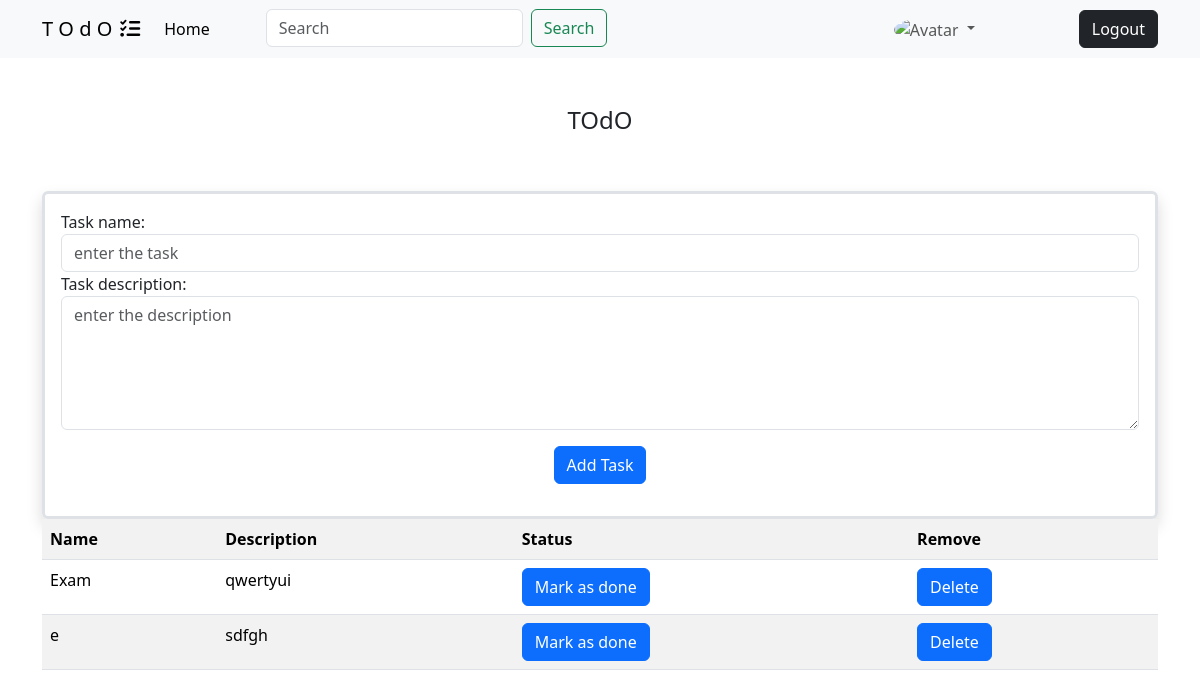
/ (signed in), run on the app's committed database.
### work/models.py (models this page shows)
class Taskmodel(models.Model):
    task_name=models.CharField(max_length=50)
    task_description=models.TextField(null=False)
    created_date=models.DateField(auto_now_add=True)
    user=models.ForeignKey(User,on_delete=models.CASCADE,null=True)
    completed=models.BooleanField(default=False)

### work/views.py (the view, shortened to what this page needs)
# urls.py: path('',Add_task.as_view(),name="addtask"),
@method_decorator(signin_required,name="dispatch")
class Add_task(View):
    def get(self,request,**kwargs):
        form=TaskForm()
        data=Taskmodel.objects.filter(user=request.user).order_by('completed')
        return render(request,"index.html",{'form':form,'data':data})

### work/forms.py
class TaskForm(forms.ModelForm):
    class Meta:
        model=Taskmodel
        fields=['task_name','task_description']
        widgets={
            'task_name':forms.TextInput(attrs={'class':'form-control','placeholder':'enter the task'}),
            'task_description':forms.Textarea(attrs={'class':'form-control','column':20,'rows':5,'placeholder':'enter the description'})
        }

### work/views.py (called while the page is built)
def signin_required(fn):
    def wrapper(request,**kwargs):
        if not request.user.is_authenticated:
            return redirect("login")
        else:
            return fn(request,**kwargs)
    return wrapper

### work/templates/index.html (shortened to what this page needs)
<!DOCTYPE html>
<html lang="en">
<head>
    <link href="https://cdn.jsdelivr.net/npm/bootstrap@5.3.3/dist/css/bootstrap.min.css" rel="stylesheet"
>
    <link rel="stylesheet" href="https://cdnjs.cloudflare.com/ajax/libs/font-awesome/6.5.2/css/all.min.css"
 />
</head>
<body>
    <nav class="navbar navbar-expand-lg bg-body-tertiary">
        <div class="container">
            <a class="navbar-brand" href="#">T O d O<i class="fa-solid fa-list-check ms-2"></i></a>
            <div class="collapse navbar-collapse" id="navbarSupportedContent">
                <ul class="navbar-nav me-auto mb-2 mb-lg-0">
                    <li class="nav-item">
                        <a class="nav-link active" aria-current="page" href="#">Home</a>
                    </li>
                    <li class="nav-item ms-5">
                        <form class="d-flex" role="search" method="post">
                            <input class="form-control me-2" type="search" placeholder="Search" aria-label="Search">
                            <button class="btn btn-outline-success" type="submit">Search</button>
                        </form>
                    </li>
                </ul>
                <ul class="navbar-nav me-5">
                    <li class="nav-item dropdown me-5 mx-5">
                        <a class="nav-link dropdown-toggle" href="#" role="button" data-bs-toggle="dropdown"
                            aria-expanded="false">
                            <img src="" alt="Avatar" class="avatar">
                        </a>
                    </li>
                </ul>
                <ul class="navbar-nav">
                    <a href="#" class="btn btn-dark">Logout</a>
                </ul>
            </div>
        </div>
    </nav>
    <div class="container">
        <h4 class="text-center mt-5">TOdO</h4>
        <br>
        <br>
        <div class="border border-3 border rounded shadow">
            <form action="" method="post" class="my-3 mx-3">
                {{form}}
                <div class="text-center">
                    <button type="submit" class="btn btn-primary my-3">Add Task</button>
                </div>
            </form>
        </div>
        <div>
            <table class="table table-striped">
                <tr>
                    <th>Name</th>
                    <th>Description</th>
                    <th>Status</th>
                    <th>Remove</th>
                </tr>
                {%for i in data%}
                <tr>
                    <td>{{i.task_name}}</td>
                    <td>{{i.task_description}}</td>
                    {% if i.completed == True%}
                    <td><i class="fa-solid fa-check fa-bounce"></i></td>
                    {% else %}
                    <td><a href="{% url 'edit' i.id %}" class="btn btn-primary">Mark as done</a></td>
                    {% endif %}
                    <td><a href="{% url 'delete' i.id %}" class="btn btn-primary">Delete</a></td>
                </tr>
                {% endfor%}
            </table>
        </div>
    </div>
</body>
</html>

### work/templates/index.html (style rules this page uses)
.avatar { vertical-align: middle; width: 50px; height: 50px; border-radius: 50%; }

### data on the page
Taskmodel: task_name "Exam", task_description "qwertyui", completed "Mark as done"
Taskmodel: task_name "e", task_description "sdfgh", completed "Mark as done"
